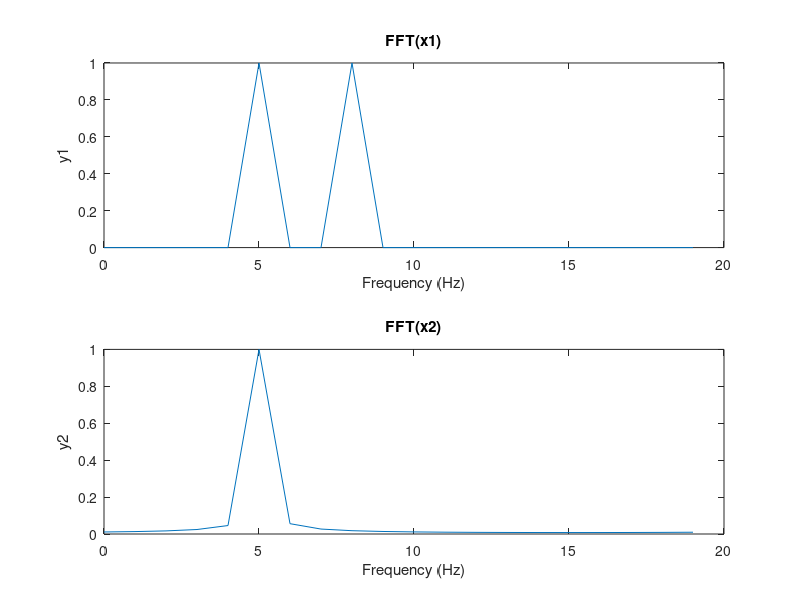
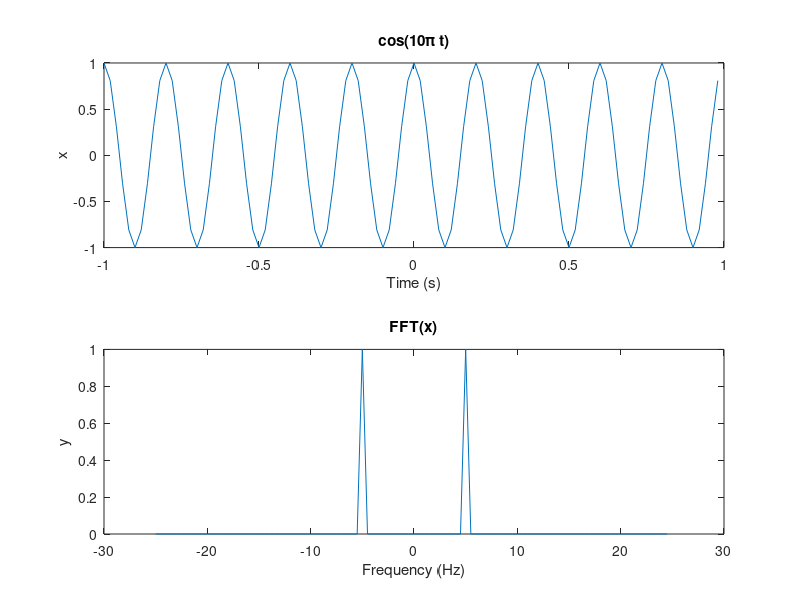

Write the MATLAB code that produced these figures, in order.
%% Part 1

clear;
close all;
clc;

%% 1.0

fs = 20;
[tStart, tEnd, tStep] = deal(0, 1, 1 / fs);
t = tStart:tStep:tEnd - tStep;
N = length(t);
f = 0:fs / N:(N - 1) * fs / N;
x1 = exp(1j * 2 * pi * 5 * t) + exp(1j * 2 * pi * 8 * t);
x2 = exp(1j * 2 * pi * 5 * t) + exp(1j * 2 * pi * 5.1 * t);
y1 = fft(x1);
y2 = fft(x2);

figure('Name', 'Frequency Resolution');
subplot(2, 1, 1);
plot(f, abs(y1) / max(abs(y1)));
xlabel('Frequency (Hz)');
ylabel('y1');
title('FFT(x1)');
subplot(2, 1, 2);
plot(f, abs(y2) / max(abs(y2)));
xlabel('Frequency (Hz)');
ylabel('y2');
title('FFT(x2)');

%% 1.1

fs = 50;
[tStart, tEnd, tStep] = deal(-1, 1, 1 / fs);
t = tStart:tStep:tEnd - tStep;
N = length(t);
f = -fs / 2:fs / N:fs / 2 - fs / N;
x = cos(2 * pi * 5 * t);
y = fftshift(fft(x));

figure('Name', 'Fourier Transform');
subplot(2, 1, 1);
plot(t, x);
xlabel('Time (s)');
ylabel('x');
title('cos(10\pi t)');
subplot(2, 1, 2);
plot(f, abs(y) / max(abs(y)));
xlabel('Frequency (Hz)');
ylabel('y');
title('FFT(x)');
